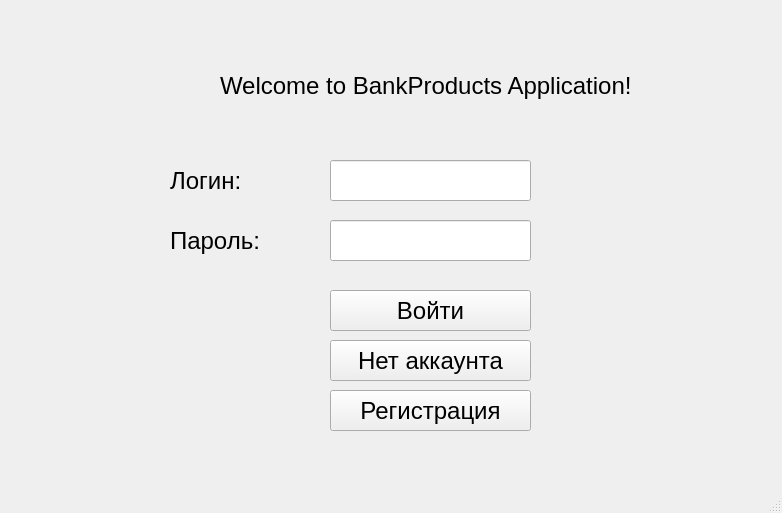
<?xml version="1.0" encoding="UTF-8"?>
<ui version="4.0">
 <class>MainWindow</class>
 <widget class="QMainWindow" name="MainWindow">
  <property name="geometry">
   <rect>
    <x>0</x>
    <y>0</y>
    <width>782</width>
    <height>513</height>
   </rect>
  </property>
  <property name="font">
   <font>
    <pointsize>18</pointsize>
   </font>
  </property>
  <property name="windowTitle">
   <string>BankProducts Application</string>
  </property>
  <widget class="QWidget" name="centralwidget">
   <widget class="QLabel" name="label">
    <property name="geometry">
     <rect>
      <x>220</x>
      <y>40</y>
      <width>421</width>
      <height>91</height>
     </rect>
    </property>
    <property name="text">
     <string>Welcome to BankProducts Application!</string>
    </property>
   </widget>
   <widget class="QLabel" name="label_2">
    <property name="geometry">
     <rect>
      <x>170</x>
      <y>160</y>
      <width>131</width>
      <height>41</height>
     </rect>
    </property>
    <property name="text">
     <string>Логин:</string>
    </property>
   </widget>
   <widget class="QLabel" name="label_3">
    <property name="geometry">
     <rect>
      <x>170</x>
      <y>220</y>
      <width>131</width>
      <height>41</height>
     </rect>
    </property>
    <property name="text">
     <string>Пароль:</string>
    </property>
   </widget>
   <widget class="QPushButton" name="enter">
    <property name="geometry">
     <rect>
      <x>330</x>
      <y>290</y>
      <width>201</width>
      <height>41</height>
     </rect>
    </property>
    <property name="text">
     <string>Войти</string>
    </property>
   </widget>
   <widget class="QLineEdit" name="passwdEdit">
    <property name="geometry">
     <rect>
      <x>330</x>
      <y>220</y>
      <width>201</width>
      <height>41</height>
     </rect>
    </property>
    <property name="text">
     <string/>
    </property>
    <property name="echoMode">
     <enum>QLineEdit::Password</enum>
    </property>
   </widget>
   <widget class="QPushButton" name="notauth">
    <property name="geometry">
     <rect>
      <x>330</x>
      <y>340</y>
      <width>201</width>
      <height>41</height>
     </rect>
    </property>
    <property name="text">
     <string>Нет аккаунта</string>
    </property>
   </widget>
   <widget class="QPushButton" name="registration">
    <property name="geometry">
     <rect>
      <x>330</x>
      <y>390</y>
      <width>201</width>
      <height>41</height>
     </rect>
    </property>
    <property name="text">
     <string>Регистрация</string>
    </property>
   </widget>
   <widget class="QLineEdit" name="loginEdit">
    <property name="geometry">
     <rect>
      <x>330</x>
      <y>160</y>
      <width>201</width>
      <height>41</height>
     </rect>
    </property>
    <property name="text">
     <string/>
    </property>
    <property name="echoMode">
     <enum>QLineEdit::Normal</enum>
    </property>
   </widget>
  </widget>
  <widget class="QMenuBar" name="menubar">
   <property name="geometry">
    <rect>
     <x>0</x>
     <y>0</y>
     <width>782</width>
     <height>33</height>
    </rect>
   </property>
  </widget>
  <widget class="QStatusBar" name="statusbar"/>
 </widget>
 <resources/>
 <connections/>
</ui>
